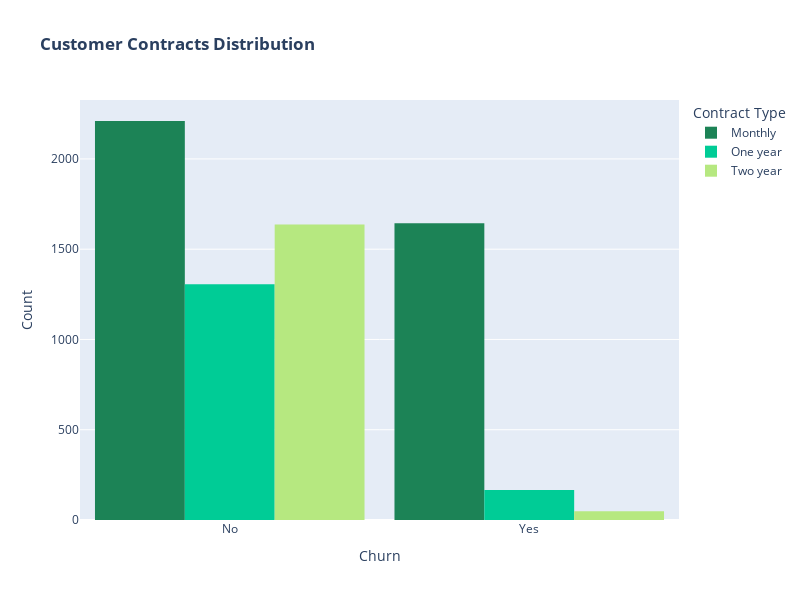

Notebook source saved alongside this figure:
### Code cell
fig = px.histogram(customer, x="Churn", color="Contract", barmode="group"
                   , title="<b>Customer Contracts Distribution<b>",
                   color_discrete_map={"Monthly": "#1C8356", "One year": "#00CC96" ,"Two year": "#B6E880"})
fig.update_layout(width=800, height=600, bargap=0.1,
                 xaxis_title="Churn",yaxis_title="Count",legend_title="Contract Type")
fig.show()

### Figure 1 — Plotly figure (JSON) as saved in the notebook; plotly's stock layout.template omitted (floating-point values rounded to 4 significant figures; data arrays with more than 128 entries replaced by an {"elided": "..."} marker saying what was removed)
{"data": [{"alignmentgroup": "True", "bingroup": "x", "hovertemplate": "Contract=Monthly<br>Churn=%{x}<br>count=%{y}<extra></extra>", "legendgroup": "Monthly", "marker": {"color": "#1C8356", "pattern": {"shape": ""}}, "name": "Monthly", "offsetgroup": "Monthly", "orientation": "v", "showlegend": true, "type": "histogram", "x": {"elided": "3853 str values"}, "xaxis": "x", "yaxis": "y"}, {"alignmentgroup": "True", "bingroup": "x", "hovertemplate": "Contract=One year<br>Churn=%{x}<br>count=%{y}<extra></extra>", "legendgroup": "One year", "marker": {"color": "#00CC96", "pattern": {"shape": ""}}, "name": "One year", "offsetgroup": "One year", "orientation": "v", "showlegend": true, "type": "histogram", "x": {"elided": "1472 str values"}, "xaxis": "x", "yaxis": "y"}, {"alignmentgroup": "True", "bingroup": "x", "hovertemplate": "Contract=Two year<br>Churn=%{x}<br>count=%{y}<extra></extra>", "legendgroup": "Two year", "marker": {"color": "#B6E880", "pattern": {"shape": ""}}, "name": "Two year", "offsetgroup": "Two year", "orientation": "v", "showlegend": true, "type": "histogram", "x": {"elided": "1685 str values"}, "xaxis": "x", "yaxis": "y"}], "layout": {"bargap": 0.1, "barmode": "group", "height": 600, "legend": {"title": {"text": "Contract Type"}, "tracegroupgap": 0}, "title": {"text": "<b>Customer Contracts Distribution<b>"}, "width": 800, "xaxis": {"anchor": "y", "domain": [0, 1], "title": {"text": "Churn"}}, "yaxis": {"anchor": "x", "domain": [0, 1], "title": {"text": "Count"}}}}
